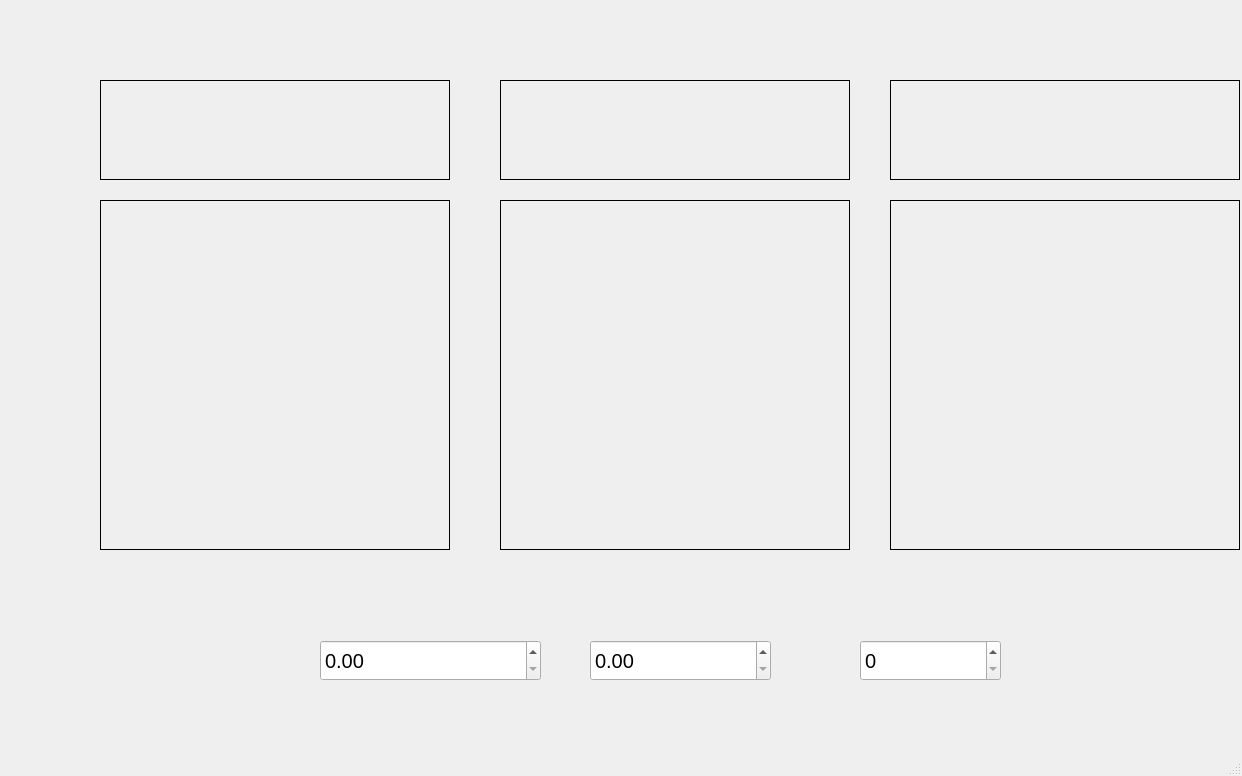
<?xml version="1.0" encoding="UTF-8"?>
<ui version="4.0">
 <class>MainWindow</class>
 <widget class="QMainWindow" name="MainWindow">
  <property name="geometry">
   <rect>
    <x>0</x>
    <y>0</y>
    <width>1242</width>
    <height>776</height>
   </rect>
  </property>
  <property name="font">
   <font>
    <pointsize>15</pointsize>
   </font>
  </property>
  <property name="windowTitle">
   <string>MainWindow</string>
  </property>
  <widget class="QWidget" name="centralwidget">
   <widget class="QLabel" name="l1">
    <property name="geometry">
     <rect>
      <x>100</x>
      <y>80</y>
      <width>350</width>
      <height>100</height>
     </rect>
    </property>
    <property name="minimumSize">
     <size>
      <width>350</width>
      <height>100</height>
     </size>
    </property>
    <property name="maximumSize">
     <size>
      <width>350</width>
      <height>100</height>
     </size>
    </property>
    <property name="font">
     <font>
      <pointsize>15</pointsize>
     </font>
    </property>
    <property name="frameShape">
     <enum>QFrame::Box</enum>
    </property>
    <property name="text">
     <string/>
    </property>
    <property name="alignment">
     <set>Qt::AlignCenter</set>
    </property>
   </widget>
   <widget class="QLabel" name="p1">
    <property name="geometry">
     <rect>
      <x>100</x>
      <y>200</y>
      <width>350</width>
      <height>350</height>
     </rect>
    </property>
    <property name="minimumSize">
     <size>
      <width>350</width>
      <height>350</height>
     </size>
    </property>
    <property name="maximumSize">
     <size>
      <width>350</width>
      <height>350</height>
     </size>
    </property>
    <property name="frameShape">
     <enum>QFrame::Box</enum>
    </property>
    <property name="text">
     <string/>
    </property>
   </widget>
   <widget class="QWidget" name="verticalLayoutWidget">
    <property name="geometry">
     <rect>
      <x>1270</x>
      <y>74</y>
      <width>231</width>
      <height>231</height>
     </rect>
    </property>
    <layout class="QVBoxLayout" name="verticalLayout">
     <item>
      <widget class="QPushButton" name="choose_Pic">
       <property name="font">
        <font>
         <pointsize>15</pointsize>
        </font>
       </property>
       <property name="text">
        <string>Choose</string>
       </property>
      </widget>
     </item>
     <item>
      <widget class="QPushButton" name="JPEG">
       <property name="font">
        <font>
         <pointsize>15</pointsize>
        </font>
       </property>
       <property name="text">
        <string>JPEG</string>
       </property>
      </widget>
     </item>
     <item>
      <widget class="QPushButton" name="JPEG2000">
       <property name="font">
        <font>
         <pointsize>15</pointsize>
        </font>
       </property>
       <property name="text">
        <string>JPEG2000</string>
       </property>
      </widget>
     </item>
    </layout>
   </widget>
   <widget class="QLabel" name="l2">
    <property name="geometry">
     <rect>
      <x>500</x>
      <y>80</y>
      <width>350</width>
      <height>100</height>
     </rect>
    </property>
    <property name="minimumSize">
     <size>
      <width>350</width>
      <height>100</height>
     </size>
    </property>
    <property name="maximumSize">
     <size>
      <width>350</width>
      <height>300</height>
     </size>
    </property>
    <property name="frameShape">
     <enum>QFrame::Box</enum>
    </property>
    <property name="text">
     <string/>
    </property>
    <property name="alignment">
     <set>Qt::AlignCenter</set>
    </property>
   </widget>
   <widget class="QLabel" name="p2">
    <property name="geometry">
     <rect>
      <x>500</x>
      <y>200</y>
      <width>350</width>
      <height>350</height>
     </rect>
    </property>
    <property name="minimumSize">
     <size>
      <width>350</width>
      <height>350</height>
     </size>
    </property>
    <property name="maximumSize">
     <size>
      <width>350</width>
      <height>350</height>
     </size>
    </property>
    <property name="frameShape">
     <enum>QFrame::Box</enum>
    </property>
    <property name="text">
     <string/>
    </property>
   </widget>
   <widget class="QLabel" name="l3">
    <property name="geometry">
     <rect>
      <x>890</x>
      <y>80</y>
      <width>350</width>
      <height>100</height>
     </rect>
    </property>
    <property name="minimumSize">
     <size>
      <width>350</width>
      <height>100</height>
     </size>
    </property>
    <property name="maximumSize">
     <size>
      <width>350</width>
      <height>100</height>
     </size>
    </property>
    <property name="frameShape">
     <enum>QFrame::Box</enum>
    </property>
    <property name="text">
     <string/>
    </property>
    <property name="alignment">
     <set>Qt::AlignCenter</set>
    </property>
   </widget>
   <widget class="QLabel" name="p3">
    <property name="geometry">
     <rect>
      <x>890</x>
      <y>200</y>
      <width>350</width>
      <height>350</height>
     </rect>
    </property>
    <property name="minimumSize">
     <size>
      <width>350</width>
      <height>350</height>
     </size>
    </property>
    <property name="maximumSize">
     <size>
      <width>350</width>
      <height>350</height>
     </size>
    </property>
    <property name="frameShape">
     <enum>QFrame::Box</enum>
    </property>
    <property name="text">
     <string/>
    </property>
   </widget>
   <widget class="QSpinBox" name="para">
    <property name="geometry">
     <rect>
      <x>860</x>
      <y>640</y>
      <width>141</width>
      <height>41</height>
     </rect>
    </property>
   </widget>
   <widget class="QDoubleSpinBox" name="result">
    <property name="geometry">
     <rect>
      <x>590</x>
      <y>640</y>
      <width>181</width>
      <height>41</height>
     </rect>
    </property>
   </widget>
   <widget class="QDoubleSpinBox" name="jpeg2000">
    <property name="geometry">
     <rect>
      <x>320</x>
      <y>640</y>
      <width>221</width>
      <height>41</height>
     </rect>
    </property>
   </widget>
  </widget>
  <widget class="QStatusBar" name="statusbar"/>
 </widget>
 <resources/>
 <connections/>
</ui>
